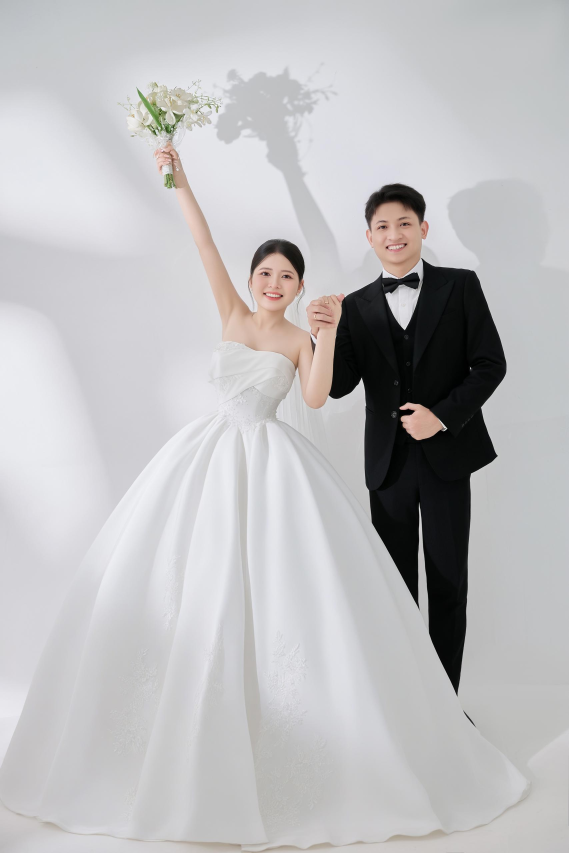
#> input picture ảnh mẫu/main.jpg, 1706 x 2559 px, found by its file name (shown at 1/3 size)
$ python make_main_cover.py
#> lines starting #> are read from the running program, lines starting #| are printed output that depends on the picture
"""Ghép ảnh bìa main.webp: ảnh hôn (2W4A4516) mờ dần ở trên, chữ "Thanh ♡ Ly" + ngày cưới, ảnh đứng (main.jpg) ở dưới."""
import os
import numpy as np
from PIL import Image, ImageOps, ImageDraw, ImageFont, ImageFilter

IMG = "assets/img"
SRC = "assets/img/unused"  # ảnh gốc không dùng trực tiếp trên trang
TOP_PHOTO = "2W4A4516.jpg"
BOTTOM_PHOTO = "main.jpg"
OUT = "main.webp"
W, H = 1600, 2400
SCRIPT_FONT = "tools/fonts/GreatVibes-Regular.ttf"
SERIF_FONT = "C:/Windows/Fonts/GARA.TTF"
TEXT_COLOR = (58, 56, 58)


def smooth(a, b, x):
    t = np.clip((x - a) / (b - a), 0, 1)
    return t * t * (3 - 2 * t)


def load(name, max_side=None):
    im = Image.open(os.path.join(SRC, name))
    return ImageOps.exif_transpose(im).convert("RGB")


def background(src):
    """Nền studio: màu trung bình theo từng hàng ở hai mép ảnh dưới, kéo cho phủ toàn khung."""
    a = np.asarray(src, np.float32)
    edge = np.concatenate([a[:, :40], a[:, -40:]], axis=1).mean(axis=1)  # (h, 3)
    col = np.asarray(Image.fromarray(edge[:, None, :].astype(np.uint8)).resize((1, H), Image.BICUBIC), np.float32)
    return np.repeat(col, W, axis=1)


def paste_faded(canvas, layer, x, y, alpha):
    h, w = alpha.shape
    region = canvas[max(y, 0):y + h, max(x, 0):x + w]
    ly, lx = max(-y, 0), max(-x, 0)
    l = layer[ly:ly + region.shape[0], lx:lx + region.shape[1]]
    a = alpha[ly:ly + region.shape[0], lx:lx + region.shape[1], None]
    region[:] = l * a + region * (1 - a)


def main():
    bottom = load(BOTTOM_PHOTO)
#> in load, im is the input picture: PIL image 1706x2559 RGB; mean R, G, B 189.5, 188.7, 190.4
    canvas = background(bottom)
#> in background, `edge = np.concatenate([a[:, :40], a[:, -40:]], axis=1).mean(axis=1)`: edge = 2559 rows, first 8: [179.6, 183.6, 185.8], [179.6, 183.6, 185.8], [179.6, 183.6, 185.9], [180, 184, 186.2], [180, 184, 186.2], [180.3, 184.3, 186.6], [180.4, 184.4, 186.6], [180.4, 184.4, 186.6]
#> in background, `col = np.asarray(Image.fromarray(edge[:, None, :].astype(np.uint8)).re..`: col = 2400 rows, first 8: [179, 183, 185], [179, 183, 185], [179, 183, 185], [179, 183, 186], [179, 183, 186], [180, 184, 186], [180, 184, 186], [180, 184, 186]
#> in background, `return np.repeat(col, W, axis=1)`:
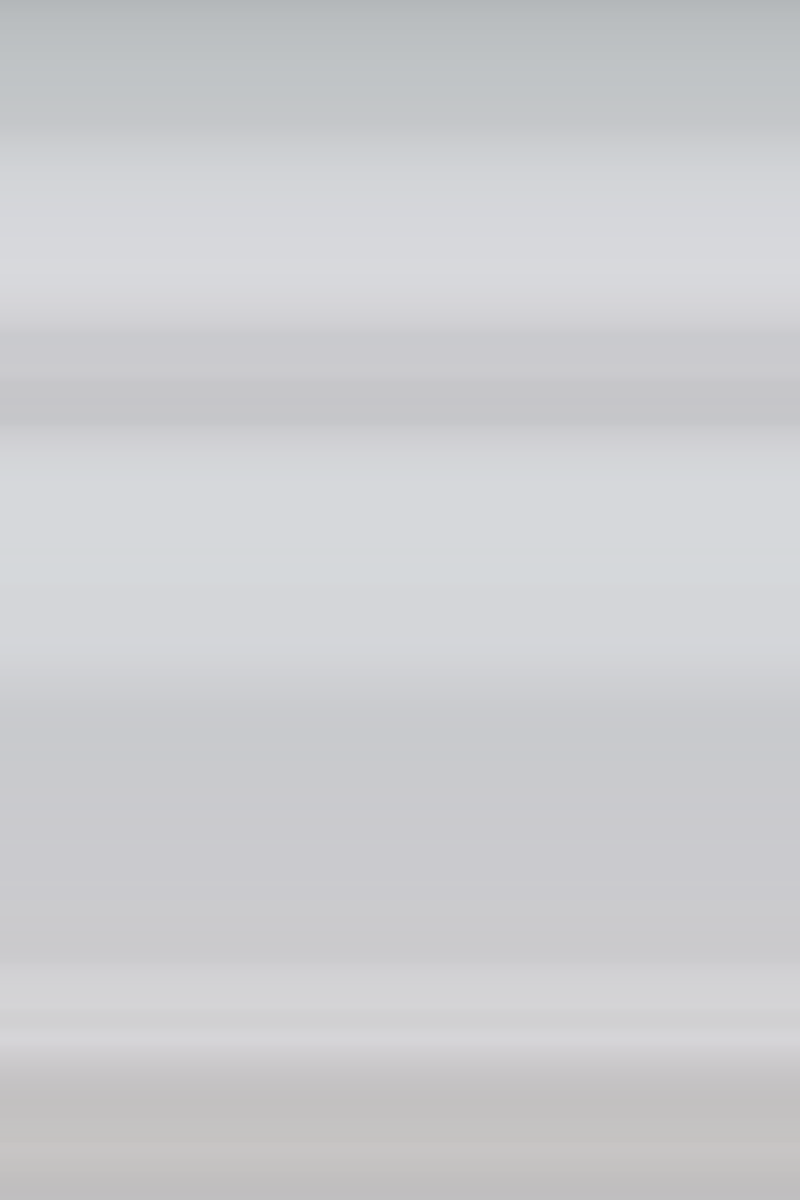
#> returned value: shape (2400, 1600, 3) float32 (shown at 1/2 size); mean of channels 0, 1, 2 201.2, 202.5, 204.7; drawn as R, G, B

    # Ảnh đứng cả người ở nửa dưới
    s = 0.613
    bw, bh = round(bottom.width * s), round(bottom.height * s)
#> bw = 1046; bh = 1569
    b = np.asarray(bottom.resize((bw, bh), Image.LANCZOS), np.float32)
    bx, by = 247, 851
    xs, ys = np.arange(bw), np.arange(bh)
#> xs = 1046 values from 0 to 1045; ys = 1569 values from 0 to 1568
    alpha = smooth(0, 160, ys)[:, None] * (smooth(0, 140, xs) * smooth(0, 140, bw - xs))[None, :]
    paste_faded(canvas, b, bx, by, alpha)
#> in paste_faded, `region = canvas[max(y, 0):y + h, max(x, 0):x + w]`:
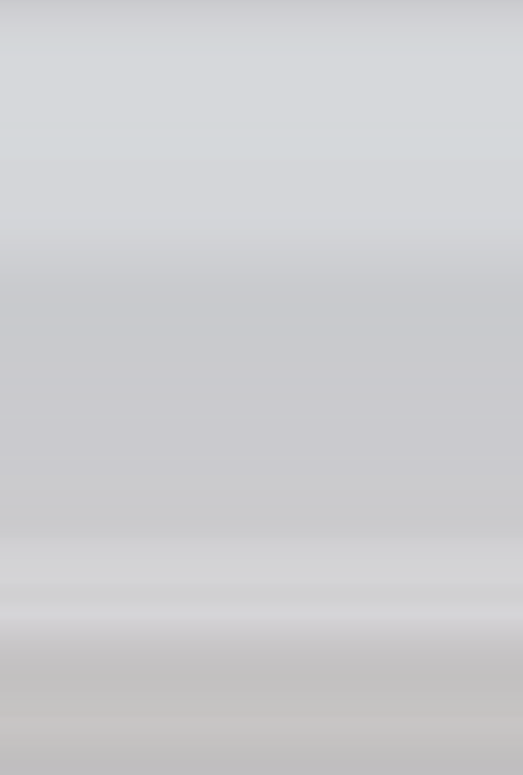
#> region: shape (1549, 1046, 3) float32 (shown at 1/2 size); mean R, G, B 205.3, 206.8, 208.2
#> in paste_faded, `l = layer[ly:ly + region.shape[0], lx:lx + region.shape[1]]`:
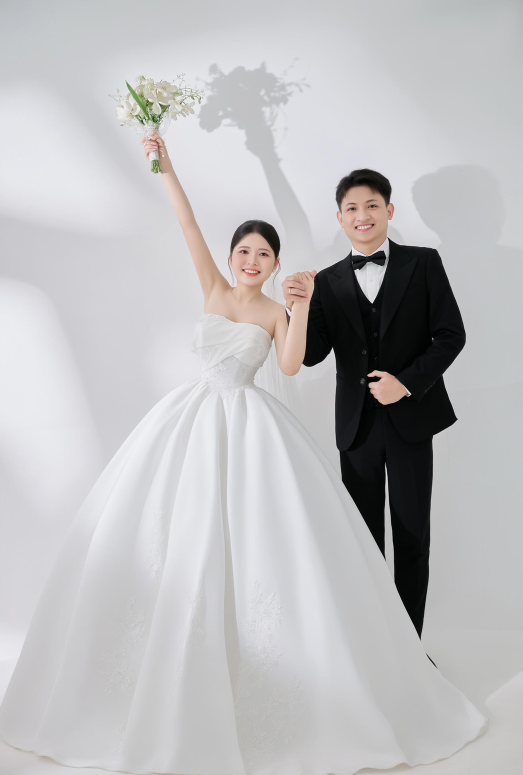
#> l: shape (1549, 1046, 3) float32 (shown at 1/2 size); mean R, G, B 188.7, 188.1, 189.9
#> in paste_faded, `a = alpha[ly:ly + region.shape[0], lx:lx + region.shape[1], None]`:
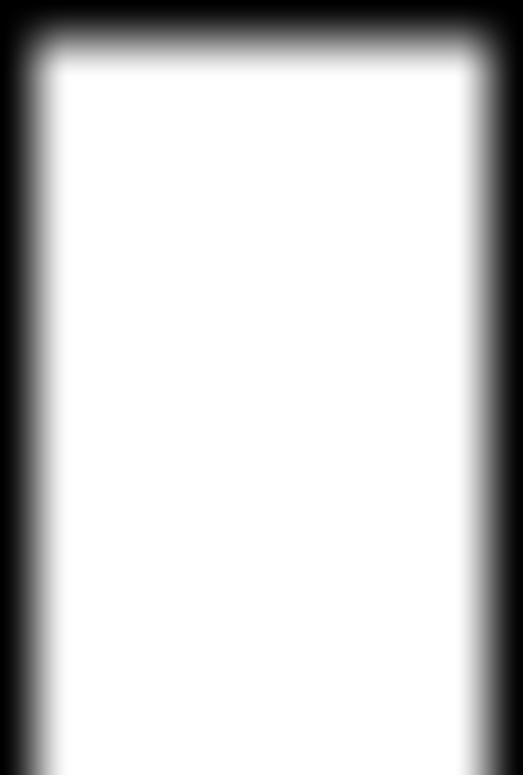
#> a: shape (1549, 1046, 1) float64 (shown at 1/2 size); min 0, max 1, mean 0.821
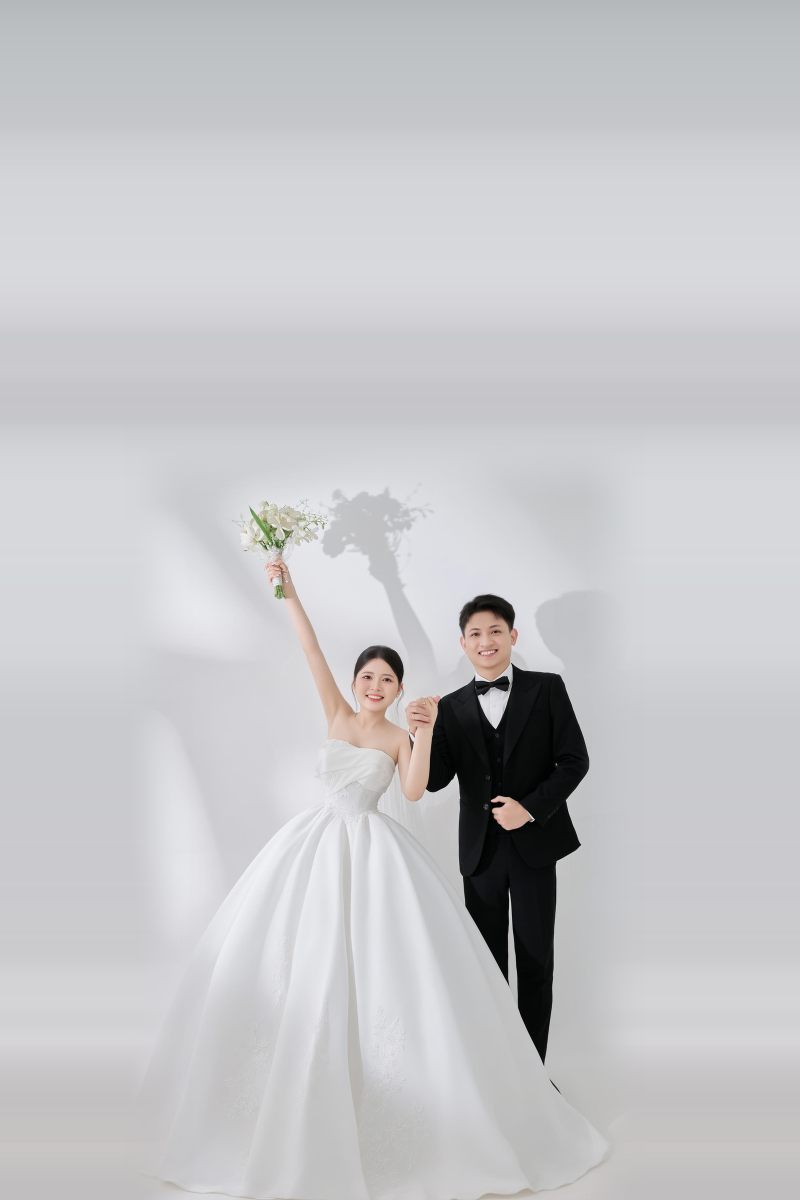
#> canvas: shape (2400, 1600, 3) float32 (shown at 1/2 size); mean R, G, B 195, 195.9, 198.7

    # Ảnh hôn ở nửa trên, mờ dần xuống dưới và hai bên
    top = load(TOP_PHOTO)
    s = 0.299
    tw, th = round(top.width * s), round(top.height * s)
    t = np.asarray(top.resize((tw, th), Image.LANCZOS), np.float32)
    tx, ty = -8, -143
    xs, ys = np.arange(tw) + tx, np.arange(th) + ty  # toạ độ trên khung
    alpha = (1 - smooth(640, 1080, ys))[:, None] * (smooth(60, 300, xs) * (1 - smooth(W - 300, W - 40, xs)))[None, :]
    paste_faded(canvas, t, tx, ty, alpha)

    page = Image.fromarray(np.clip(canvas, 0, 255).round().astype(np.uint8))

    # Chữ "Thanh ♡ Ly"
    font = ImageFont.truetype(SCRIPT_FONT, 260)
    left, right = "Thành", "Ly"
    heart_w, gap = 140, 55
    lw = font.getlength(left)
    rw = font.getlength(right)
    total = lw + gap + heart_w + gap + rw
    x0, base = (W - total) / 2, 960
    text = Image.new("L", (W, H), 0)
    d = ImageDraw.Draw(text)
    d.text((x0, base), left, font=font, fill=255, anchor="ls")
    d.text((x0 + lw + gap * 2 + heart_w, base), right, font=font, fill=255, anchor="ls")
    # trái tim nét mảnh
    hx, hy = x0 + lw + gap + heart_w / 2, base - 95
    tt = np.linspace(0, 2 * np.pi, 400)
    px = 16 * np.sin(tt) ** 3
    py = -(13 * np.cos(tt) - 5 * np.cos(2 * tt) - 2 * np.cos(3 * tt) - np.cos(4 * tt))
    k = heart_w / 34
    d.line([(hx + u * k, hy + v * k) for u, v in zip(px, py)] + [(hx + px[0] * k, hy + py[0] * k)], fill=255, width=9, joint="curve")

    # Ngày cưới giữa hai đường kẻ
    date_font = ImageFont.truetype(SERIF_FONT, 54)
    date = "1 6  .  1 1  .  2 0 2 6"
    dy = base + 110
    dw = date_font.getlength(date)
    d.text((W / 2, dy), date, font=date_font, fill=235, anchor="mm")
    for sgn in (-1, 1):
        a = W / 2 + sgn * (dw / 2 + 30)
        d.line([(a, dy), (a + sgn * 220, dy)], fill=220, width=3)

    glow = text.filter(ImageFilter.MaxFilter(9)).filter(ImageFilter.GaussianBlur(10))
    page = Image.composite(Image.new("RGB", (W, H), (255, 255, 255)), page, glow.point(lambda v: int(v * 0.6)))
    page = Image.composite(Image.new("RGB", (W, H), TEXT_COLOR), page, text)

    dst = os.path.join(IMG, OUT)
    page.save(dst, "WEBP", quality=92, method=6)
    print(OUT, page.size, os.path.getsize(dst) // 1024, "KB")


if __name__ == "__main__":
#> (the run stopped early here; a loop or call above may not have finished)

$ run again, with ảnh mẫu/ab1.jpg copied over ảnh mẫu/main.jpg
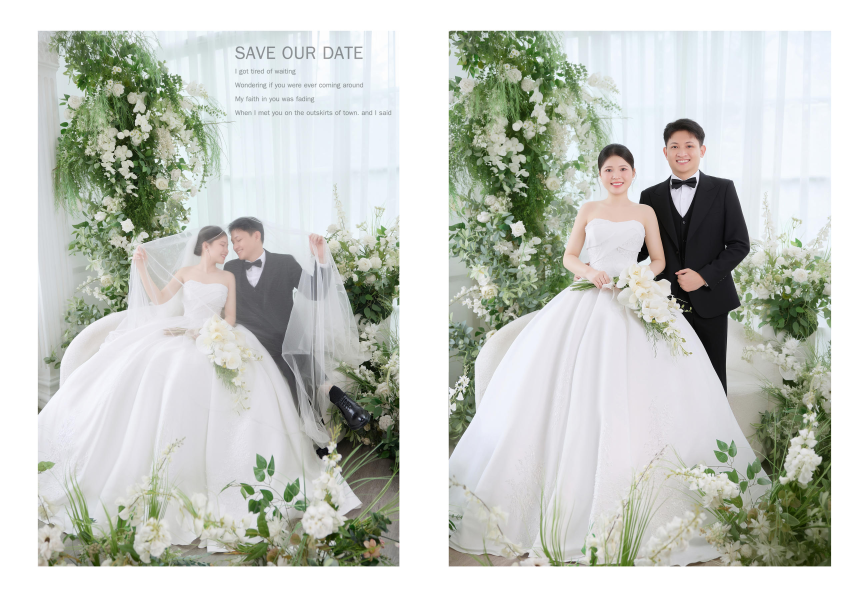
#> input picture ảnh mẫu/ab1.jpg, 2560 x 1792 px, found by its file name (shown at 1/3 size)
#> in load, im is the input picture: PIL image 2560x1792 RGB; mean R, G, B 196.2, 200.3, 193.5
#> edge = 1792 rows, first 8: [255, 255, 255], [255, 255, 255], [255, 255, 255], [255, 255, 255], [255, 255, 255], [255, 255, 255], [255, 255, 255], [255, 255, 255]
#> col = 2400 rows, first 8: [255, 255, 255], [255, 255, 255], [255, 255, 255], [255, 255, 255], [255, 255, 255], [255, 255, 255], [255, 255, 255], [255, 255, 255]
#> in paste_faded, `region[:] = l * a + region * (1 - a)`:
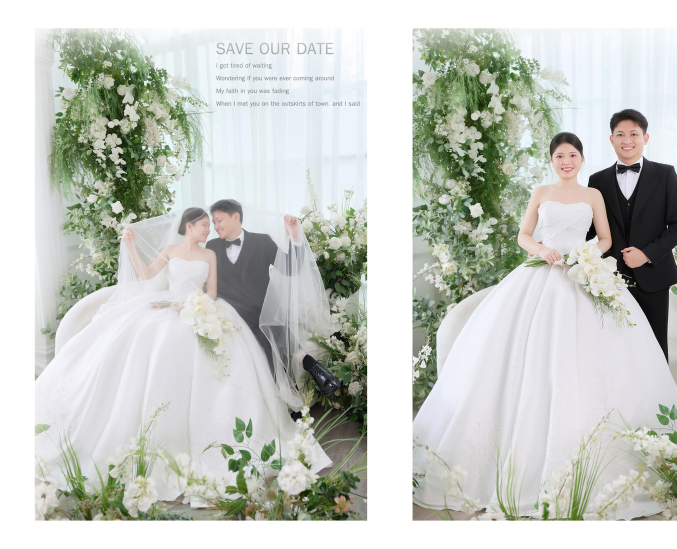
#> region: shape (1098, 1353, 3) float32 (shown at 1/2 size); mean R, G, B 198.6, 202.2, 196
#> in main, `paste_faded(canvas, b, bx, by, alpha)`:
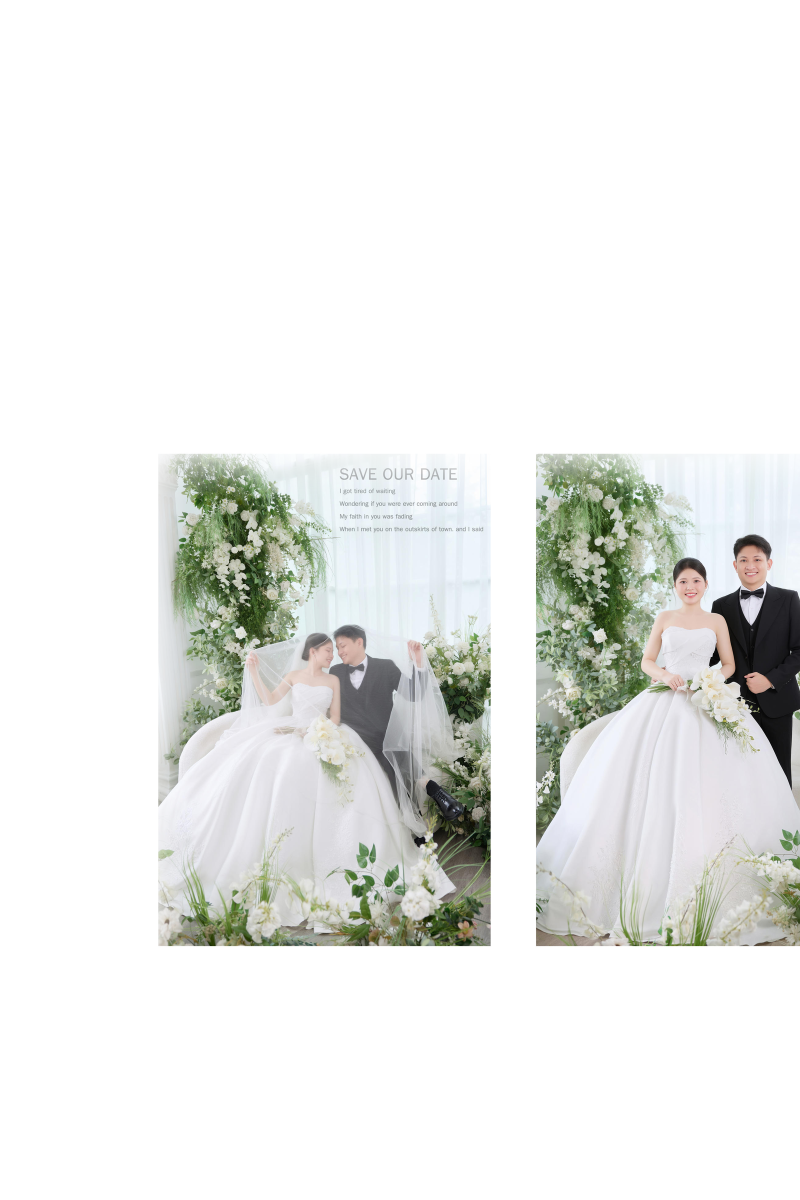
#> canvas: shape (2400, 1600, 3) float32 (shown at 1/2 size); mean R, G, B 233.6, 235.1, 233.4

$ run again, with ảnh mẫu/ab3.jpg copied over ảnh mẫu/main.jpg
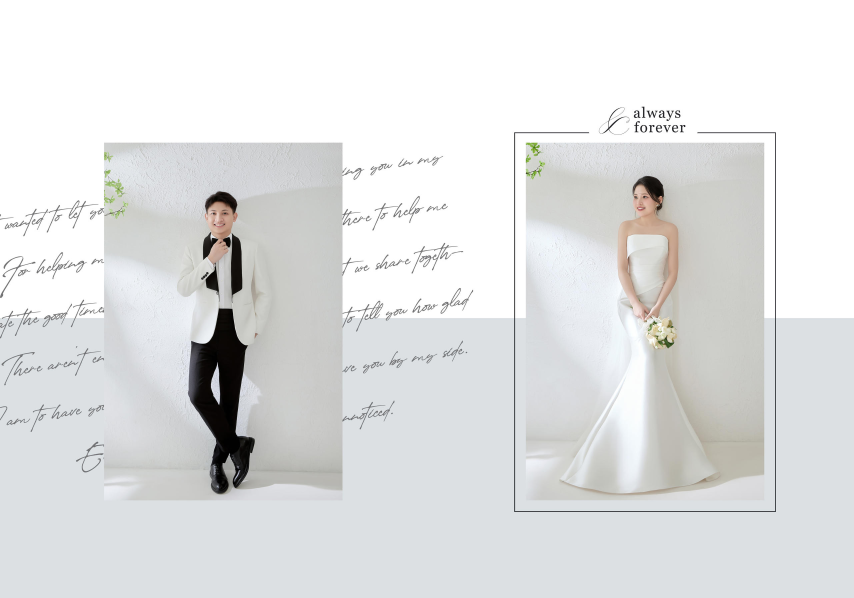
#> input picture ảnh mẫu/ab3.jpg, 2560 x 1792 px, found by its file name (shown at 1/3 size)
#> in load, im is the input picture: PIL image 2560x1792 RGB; mean R, G, B 224.8, 226, 226.2
#> edge = 1792 rows, first 8: [255, 255, 255], [255, 255, 255], [255, 255, 255], [255, 255, 255], [255, 255, 255], [255, 255, 255], [255, 255, 255], [255, 255, 255]
#> col = 2400 rows, first 8: [255, 255, 255], [255, 255, 255], [255, 255, 255], [255, 255, 255], [255, 255, 255], [255, 255, 255], [255, 255, 255], [255, 255, 255]
#> in paste_faded, `a = alpha[ly:ly + region.shape[0], lx:lx + region.shape[1], None]`:
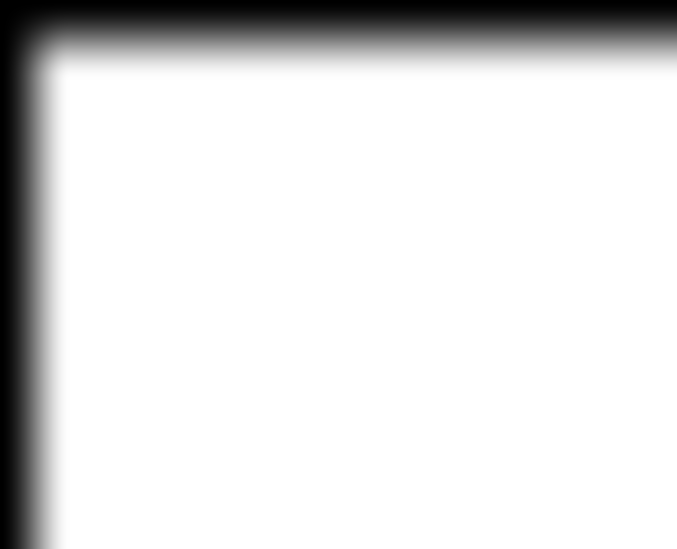
#> a: shape (1098, 1353, 1) float64 (shown at 1/2 size); min 0, max 1, mean 0.878
#> in main, `paste_faded(canvas, b, bx, by, alpha)`:
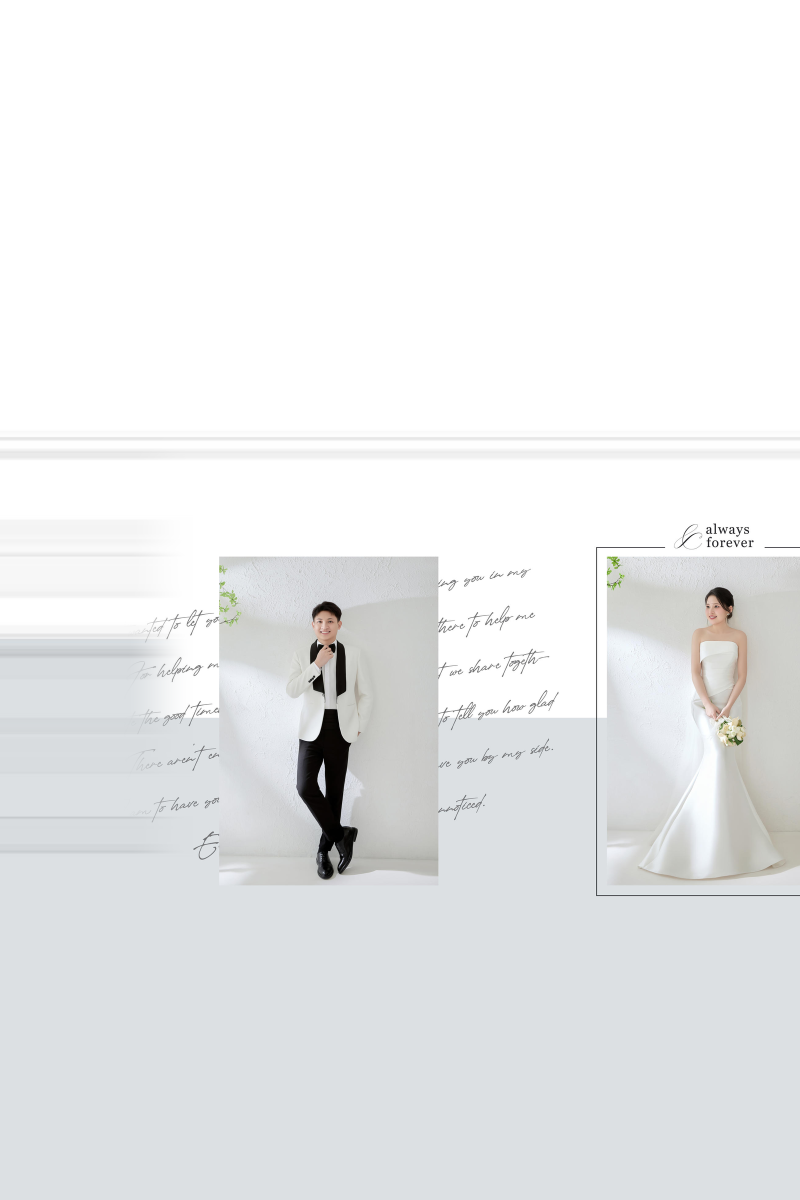
#> canvas: shape (2400, 1600, 3) float32 (shown at 1/2 size); mean R, G, B 225.1, 245.1, 245.6
